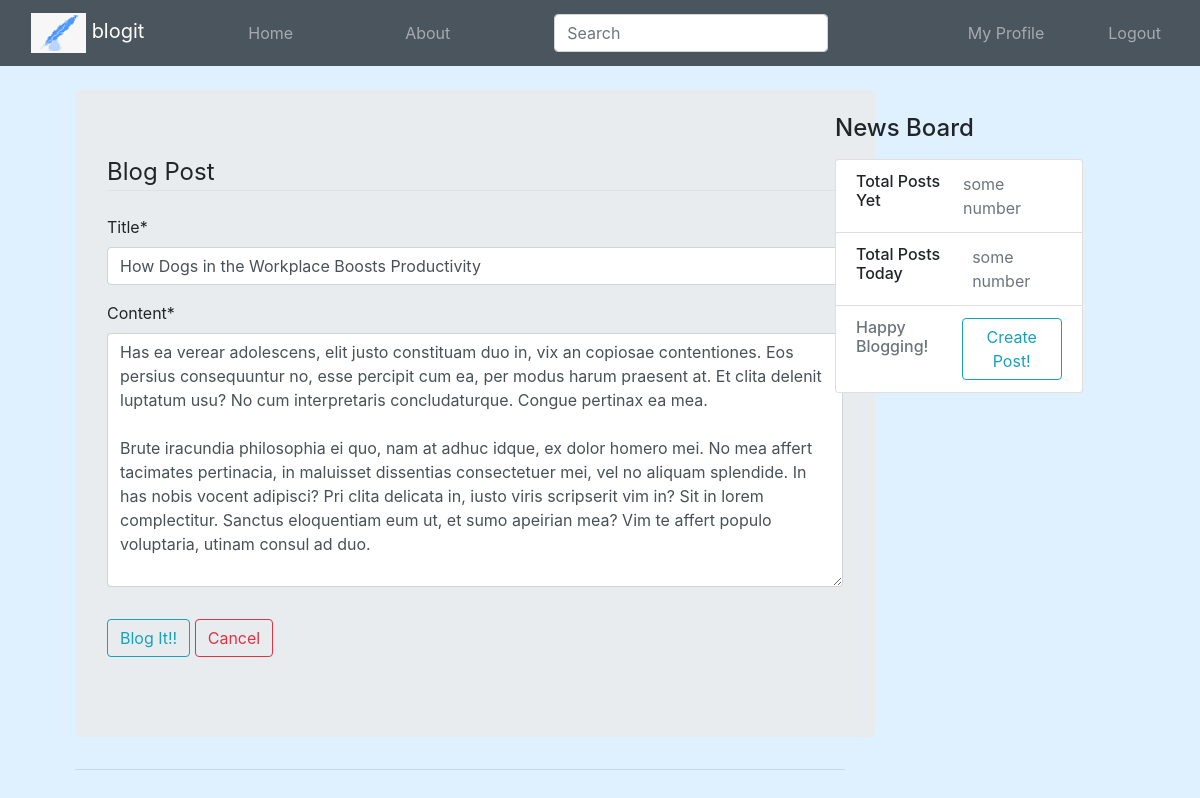
/post/24/update/ (signed in), run on the app's committed database.
### blog/models.py (models this page shows, shortened)
class Post(models.Model):
    title=models.CharField(max_length=100)
    content=models.TextField(max_length=2000)
    date_posted=models.DateTimeField(default=timezone.now)
    author=models.ForeignKey(User,on_delete=models.CASCADE)

### blog/views.py (the view, shortened to what this page needs)
# urls.py: path('post/<int:pk>/update/',PostUpdateView.as_view(), name='post-update'),
class PostUpdateView(UserPassesTestMixin,LoginRequiredMixin,UpdateView):
    model=Post
    template_name='blog/post_form.html'   #not required, django automatically looks for app/model_form
    fields=['title','content']
    def get_context_data(self, **kwargs):
        context = super().get_context_data(**kwargs)# Call the base implementation first to get a context
        context['title'] = 'Create'
        return context
    def test_func(self):
        post = self.get_object()
        if self.request.user == post.author:
            return True
        return False

### blog/templates/blog/post_form.html (shortened to what this page needs)
{% extends "blog/base.html" %}
{% load crispy_forms_tags %}
{% block content %}
<br>
<div class="container" style="width: 800px; height: 800">
        <div class="jumbotron" style="width: 800px;height: 800">
            <form method="POST"  enctype="multipart/form-data">
                <fieldset class="form-group">
                    <legend class="border-bottom mb-4">Blog Post</legend>
                    {{ form | crispy}}
                </fieldset>
                <div class="form-group">
                    <button class="btn btn-outline-info" type="submit">Blog It!!</button>
                    <a class="btn btn-outline-danger" href="{% url 'blog-home' %}">Cancel</a>
                </div>
            </form>
        </div>
        <hr>
</div>
{% endblock content %}

### data on the page
Post: title "How Dogs in the Workplace Boosts Productivity", content "Has ea verear adolescens, elit justo constituam duo in, vix an copiosae contentiones. Eos persius consequuntur no, esse percipit cum ea, per modus harum praesent at. Et clita delenit luptatum usu? No cum interpretaris concludaturque. Congue pertinax ea mea. Brute iracundia philosophia ei quo, nam at adhuc idque, ex dolor homero mei. No mea affert tacimates pertinacia, in maluisset dissentias consectetuer mei, vel no aliquam splendide. In has nobis vocent adipisci? Pri clita delicata in, iusto viris scripserit vim in? Sit in lorem complectitur. Sanctus eloquentiam eum ut, et sumo apeirian mea? Vim te affert populo voluptaria, utinam consul ad duo."
